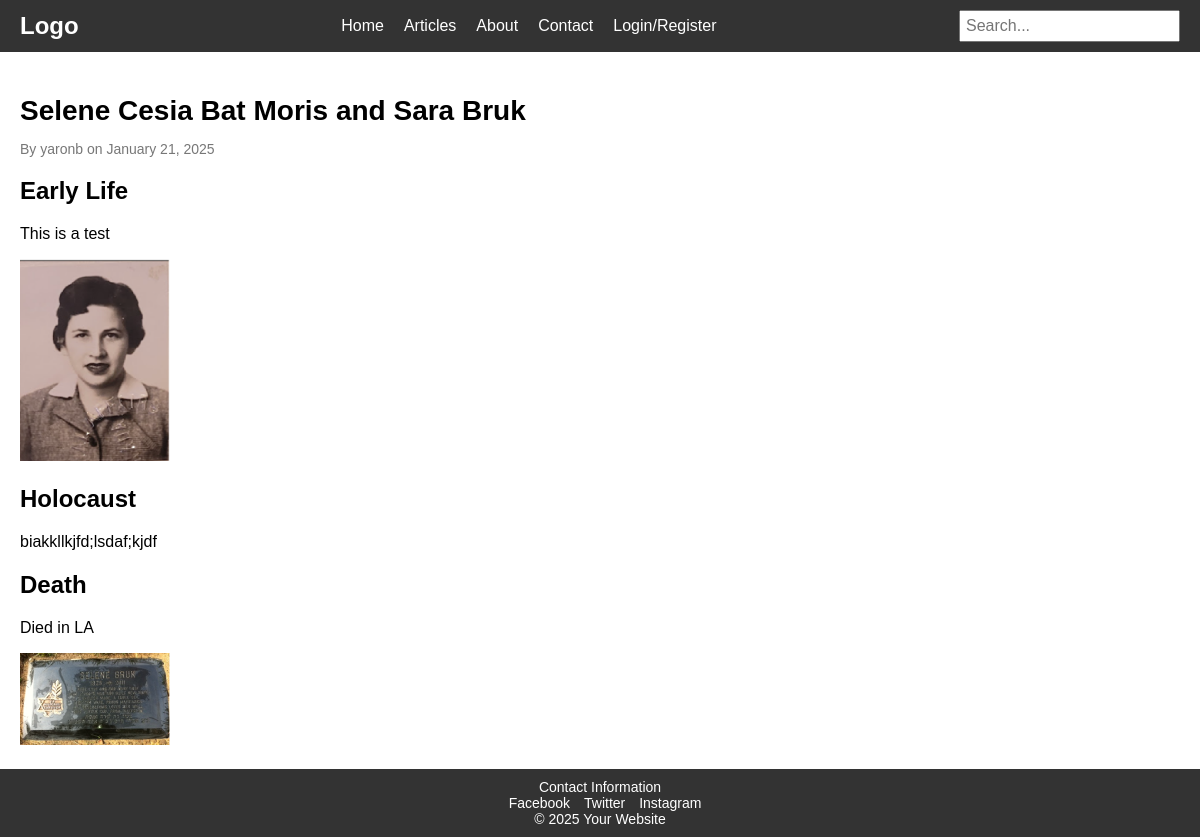
The app's page /article/1 with its own data.
### app/models.py (models this page shows, shortened)
class Post(db.Model):
    id = db.Column(db.Integer, primary_key=True)
    title = db.Column(db.String(140), nullable=False)
    publication_date = db.Column(db.DateTime, default=datetime.utcnow)
    user_id = db.Column(db.Integer, db.ForeignKey('user.id'), nullable=False)
    comments = db.relationship('Comment', backref='post', lazy=True)
    milestones = db.relationship('Milestone', backref='post', lazy=True, cascade="all, delete-orphan")  # New relationship

class User(UserMixin, db.Model):
    id = db.Column(db.Integer, primary_key=True)
    username = db.Column(db.String(64), unique=True, nullable=False)
    email = db.Column(db.String(120), unique=True, nullable=False)
    password_hash = db.Column(db.String(128))
    joined_at = db.Column(db.DateTime, default=datetime.utcnow)
    role = db.Column(db.String(64), default='user', nullable=False)
    posts = db.relationship('Post', backref='author', lazy=True)
    comments = db.relationship('Comment', backref='author', lazy=True)

class Milestone(db.Model):
    id = db.Column(db.Integer, primary_key=True)
    title = db.Column(db.String(140), nullable=False)
    content = db.Column(db.Text, nullable=False)
    image_path = db.Column(db.String(120))
    post_id = db.Column(db.Integer, db.ForeignKey('post.id'), nullable=False)

### app/main/routes.py (the view)
@main.route('/article/<int:post_id>')
def article(post_id):
    post = Post.query.get_or_404(post_id)
    return render_template('article.html', post=post)

### app/main/templates/article.html (shortened to what this page needs)
{% extends "layout.html" %}
{% block content %}
<article>
    <h1>{{ post.title }}</h1>
    <p class="author-date">By {{ post.author.username }} on {{ post.publication_date.strftime('%B %d, %Y') }}</p>
    {% for milestone in post.milestones %}
    <section>
        <h2>{{ milestone.title }}</h2>
        <p>{{ milestone.content }}</p>
        {% if milestone.image_path %}
        <img src="{{ url_for('static', filename=milestone.image_path) }}" alt="{{ milestone.title }}" class="thumbnail" onclick="openModal('{{ url_for('static', filename=milestone.image_path) }}')">
        {% endif %}
    </section>
    {% endfor %}
</article>
{% endblock %}

### app/main/templates/layout.html (shortened to what this page needs)
<!DOCTYPE html>
<html lang="en">
<head>
    <link rel="stylesheet" href="{{ url_for('static', filename='css/styles.css') }}">
</head>
<body>
    <header>
        <div class="logo">Logo</div>
        <nav>
            <ul>
                <li><a href="{{ url_for('main.index') }}">Home</a></li>
                <li class="dropdown">
                    <a href="{{ url_for('main.articles') }}">Articles</a>
                </li>
                <li><a href="{{ url_for('main.about') }}">About</a></li>
                <li><a href="{{ url_for('main.contact') }}">Contact</a></li>
                <li class="dropdown">
                    <a href="#">Login/Register</a>
                </li>
            </ul>
        </nav>
        <div class="search-bar">
            <input type="text" placeholder="Search...">
        </div>
    </header>
    <main>
        {% block content %}{% endblock %}
    </main>
    <footer>
        <div class="contact">Contact Information</div>
        <div class="social-media">
            <a href="#">Facebook</a>
            <a href="#">Twitter</a>
            <a href="#">Instagram</a>
        </div>
        <div class="copyright">© 2025 Your Website</div>
    </footer>
</body>
</html>

### app/static/css/styles.css (style rules this page uses)
body { display: flex; flex-direction: column; min-height: 100vh; margin: 0; font-family: Arial, sans-serif; }
header { display: flex; justify-content: space-between; align-items: center; padding: 10px 20px; background-color: #333; color: white; }
.logo { font-size: 24px; font-weight: bold; }
nav ul { list-style: none; margin: 0; padding: 0; display: flex; }
nav ul li { margin-left: 20px; }
nav ul li a { color: white; text-decoration: none; font-size: 16px; }
.search-bar input { padding: 5px; font-size: 16px; }
main { flex: 1; padding: 20px; }
article { flex: 2; padding-right: 20px; }
article h1 { font-size: 28px; margin-bottom: 10px; }
article .author-date { color: #777; font-size: 14px; margin-bottom: 20px; }
footer { padding: 10px 20px; background-color: #333; color: white; text-align: center; margin-top: auto; }
footer .contact, footer .social-media, footer .copyright { font-size: 14px; }
footer .social-media a { margin-left: 10px; color: white; text-decoration: none; }
.thumbnail { max-width: 150px; cursor: pointer; }

### records on screen
Post: title "Selene Cesia Bat Moris and Sara Bruk", publication_date "January 21, 2025"
User: author.username "yaronb"
Milestone: title "Early Life", content "This is a test", image_path (picture)
Milestone: title "Holocaust", content "biakkllkjfd;lsdaf;kjdf"
Milestone: title "Death", content "Died in LA", image_path (picture)
